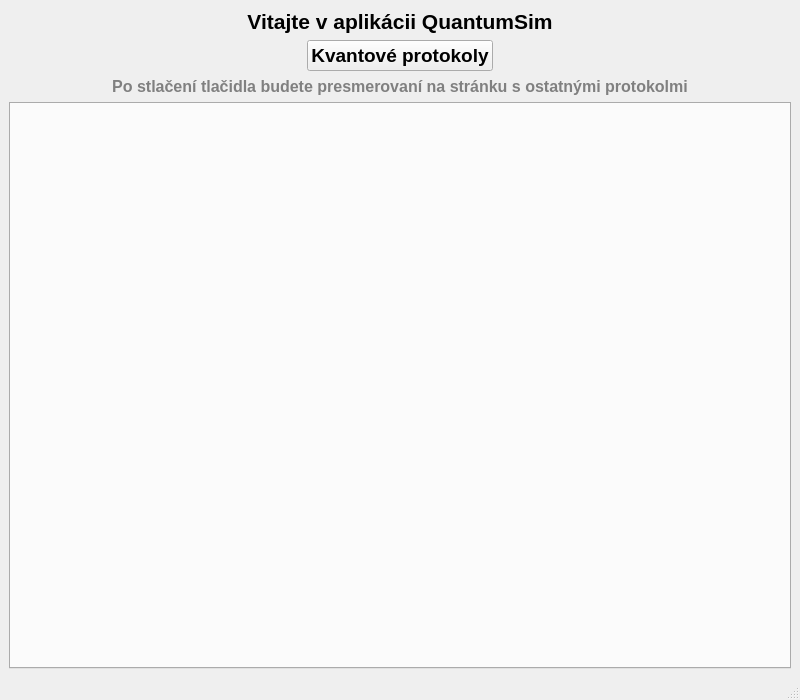
<?xml version="1.0" encoding="UTF-8"?>
<ui version="4.0">
 <class>MainWindow</class>
 <widget class="QMainWindow" name="MainWindow">
  <property name="geometry">
   <rect>
    <x>0</x>
    <y>0</y>
    <width>800</width>
    <height>700</height>
   </rect>
  </property>
  <property name="windowTitle">
   <string>QuantumSim</string>
  </property>
  <property name="windowIcon">
   <iconset>
    <normaloff>icon/icon.png</normaloff>icon/icon.png
   </iconset>
  </property>
  <widget class="QWidget" name="centralwidget">
   <layout class="QVBoxLayout" name="verticalLayout">
    <item>
     <widget class="QLabel" name="welcomeLabel">
      <property name="font">
       <font>
        <pointsize>16</pointsize>
        <weight>75</weight>
        <bold>true</bold>
       </font>
      </property>
      <property name="text">
       <string>Vitajte v aplikácii QuantumSim</string>
      </property>
      <property name="alignment">
       <set>Qt::AlignCenter</set>
      </property>
      <property name="font">
       <font>
        <pointsize>16</pointsize>
        <bold>true</bold>
       </font>
      </property>
     </widget>
    </item>
    <item alignment="Qt::AlignHCenter|Qt::AlignVCenter">
     <widget class="QPushButton" name="startButton">
      <property name="sizePolicy">
       <sizepolicy hsizetype="Fixed" vsizetype="Fixed">
        <horstretch>0</horstretch>
        <verstretch>0</verstretch>
       </sizepolicy>
      </property>
      <property name="font">
       <font>
        <pointsize>14</pointsize>
        <weight>75</weight>
        <bold>true</bold>
       </font>
      </property>
      <property name="text">
       <string>Kvantové protokoly</string>
      </property>
      <property name="font">
       <font>
        <pointsize>14</pointsize>
        <bold>true</bold>
       </font>
      </property>
     </widget>
    </item>
    <item>
     <widget class="QLabel" name="descriptionLabel">
      <property name="font">
       <font>
        <pointsize>10</pointsize>
        <weight>75</weight>
        <italic>true</italic>
        <bold>true</bold>
       </font>
      </property>
      <property name="styleSheet">
       <string>color: gray;</string>
      </property>
      <property name="text">
       <string>Po stlačení tlačidla budete presmerovaní na stránku s ostatnými protokolmi</string>
      </property>
      <property name="alignment">
       <set>Qt::AlignCenter</set>
      </property>
      <property name="font">
       <font>
        <pointsize>12</pointsize>
        <bold>true</bold>
       </font>
      </property>
     </widget>
    </item>
    <item>
     <widget class="QTabWidget" name="tabWidget">
      <property name="visible">
       <bool>false</bool>
      </property>
     </widget>
    </item>
   </layout>
  </widget>
  <widget class="QMenuBar" name="menubar">
   <property name="geometry">
    <rect>
     <x>0</x>
     <y>0</y>
     <width>800</width>
     <height>22</height>
    </rect>
   </property>
  </widget>
  <widget class="QStatusBar" name="statusbar"/>
 </widget>
 <resources/>
 <connections/>
</ui>
